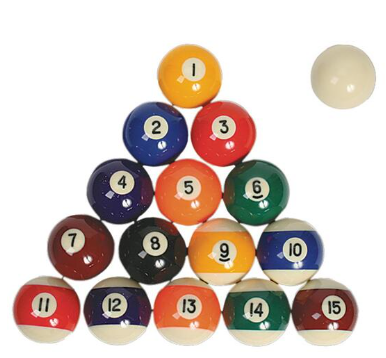
#> input picture examples/221206/Billiards.png, 386 x 358 px
$ python base_ex10.py
#> lines starting #> are read from the running program, lines starting #| are printed output that depends on the picture; after the words box and inside, x2 and y2 are one past the last pixel; in counts of white or black regions, pixels touching at a corner belong together
'''
팽창 두번이상 적용위해 : 반복횟수라는 매개변수 사용
매개변수를 10으로 설정할 수 있다.
이는 확장 프로세스가 연속적으로 10번 반복됨을 의미함
결과 이미지에서 훨씬 더 많은 검은색 영역이 이미지에서 사라진 반면 흰색 영역은 확장된 것을 볼 수 있다

흰색 영역의 확대를 높이려면 더 큰 커널을 사용할 수 있다
ex) 5x5 크기의 커널을 사용하면 확장된 이미지에서 흰색 영역이 훨씬 더 확장됨
'''

import cv2
import numpy as np
import matplotlib.pyplot as plt

img_gray = cv2.imread('./Billiards.png', cv2.IMREAD_GRAYSCALE)
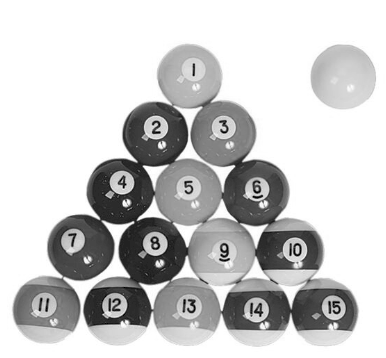
#> img_gray: shape (358, 386); min 0, max 255, mean 202.2
_, mask = cv2.threshold(img_gray, 230, 255, cv2.THRESH_BINARY_INV)
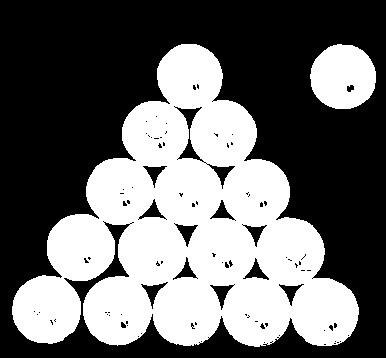
#> mask: shape (358, 386); 41.7% white; 2 white regions, box (x1, y1, x2, y2) and area: (12, 44, 359, 347) 54305, (310, 44, 376, 109) 3348
kernel = np.ones((3, 3), np.uint8)
dliation = cv2.dilate(mask, kernel, iterations=5)
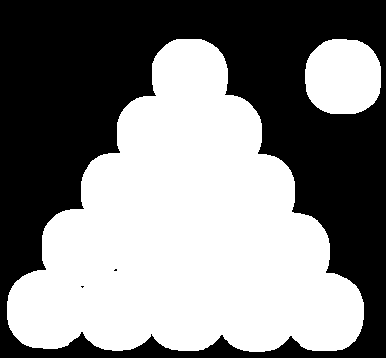
#> dliation: shape (358, 386); 51.6% white; 3 black regions (2 under 20 px), largest, box (x1, y1, x2, y2) and area: (0, 0, 386, 358) 66930

titles = ['image', 'mask', 'dliation']
images = [img_gray, mask, dliation]

for i in range(3):
    plt.subplot(1, 3, i+1)
    plt.imshow(images[i], 'gray')
    plt.title(titles[i])
    plt.xticks([])
    plt.yticks([])
plt.show()
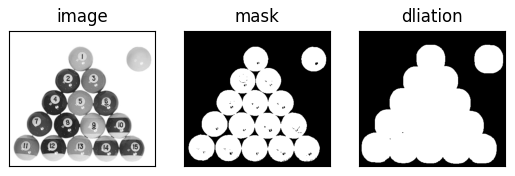
#> figure drawn by matplotlib, 3 panels

$ run again, with examples/221206/test01.png copied over examples/221206/Billiards.png
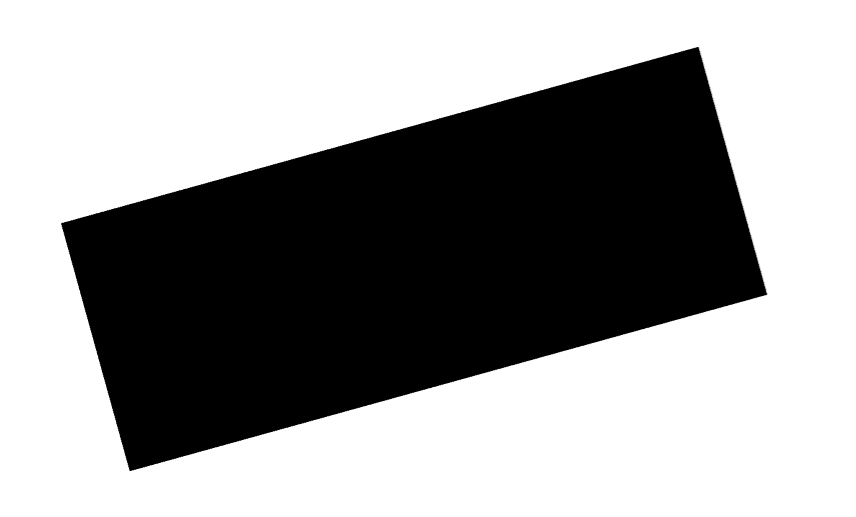
#> input picture examples/221206/test01.png, 856 x 517 px
#> img_gray is the input picture: shape (517, 856); min 0, max 255, mean 156.9
#> `_, mask = cv2.threshold(img_gray, 230, 255, cv2.THRESH_BINARY_INV)`:
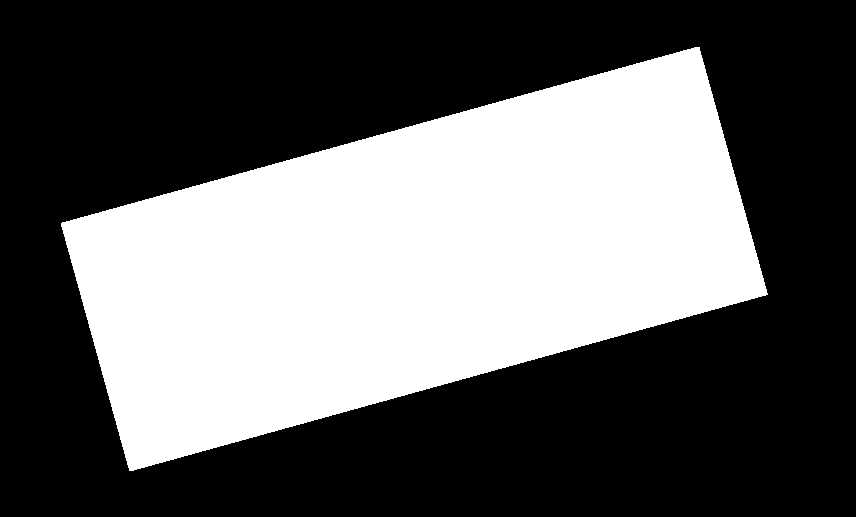
#> mask: shape (517, 856); 38.6% white; 1 white region, box (x1, y1, x2, y2) and area: (61, 47, 768, 471) 171010
#> dliation: shape (517, 856); 41.2% white; 1 white region, box (x1, y1, x2, y2) and area: (56, 42, 773, 476) 182420
#> `plt.show()`:
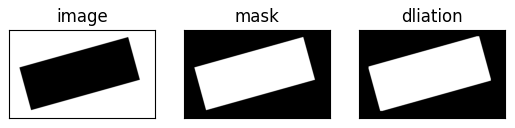
#> figure drawn by matplotlib, 3 panels
